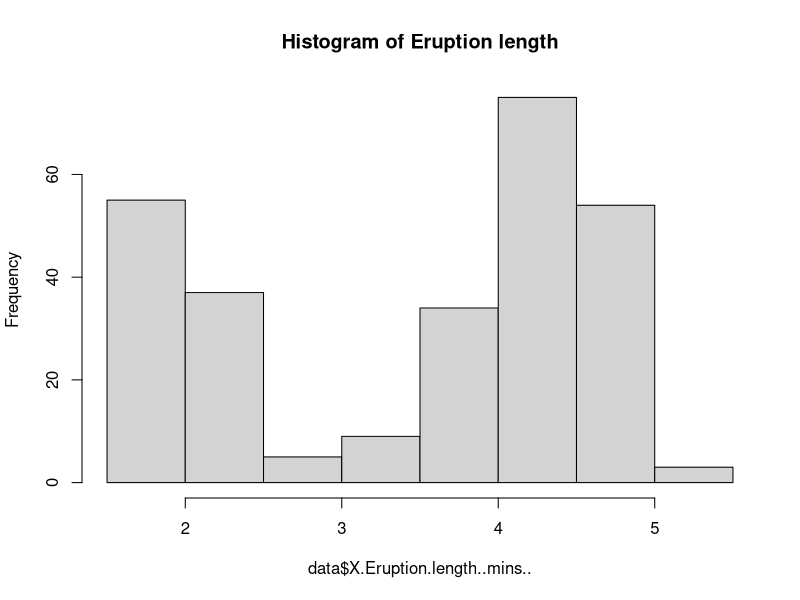
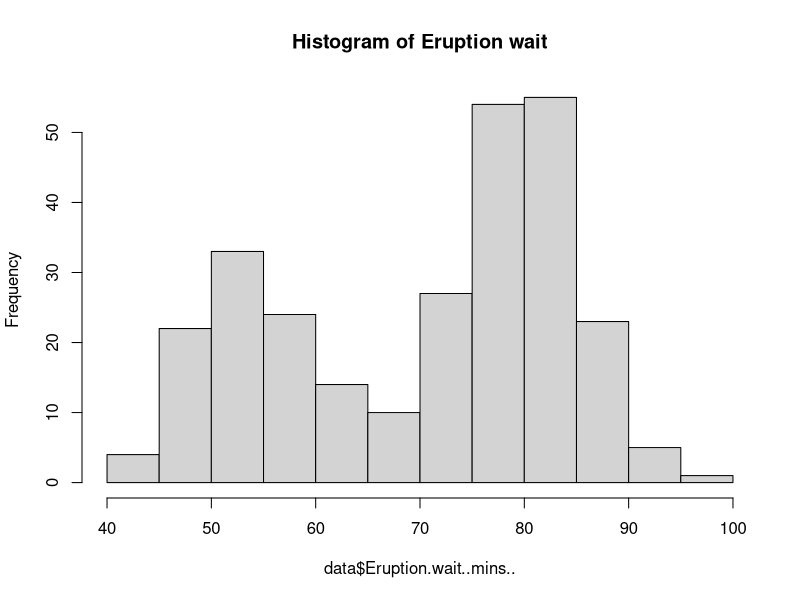
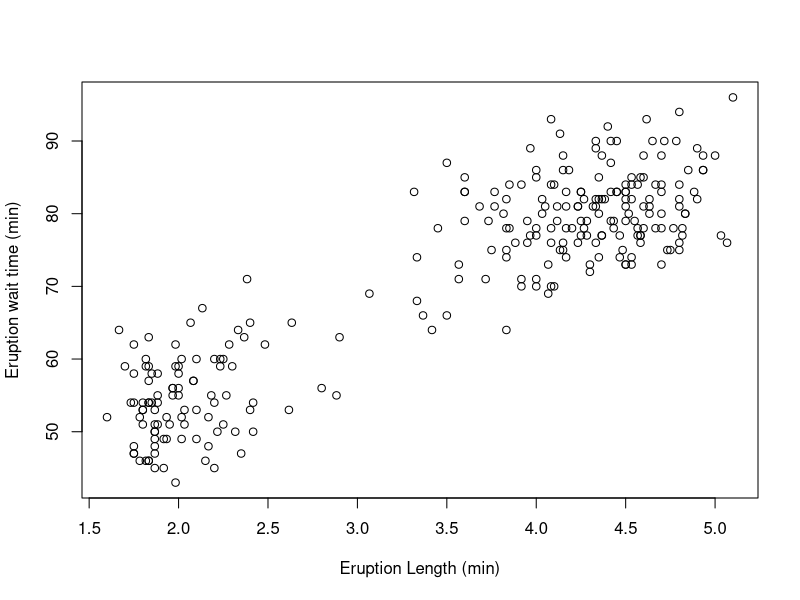

The R script that drew these images, in order:
## ---- chunk 1
data <- read.csv("data/OldFaithful_geyser.csv")
## ---- chunk 2
head(data)
summary(data)
## ---- chunk 3
hist(data$X.Eruption.length..mins.., main="Histogram of Eruption length")
hist(data$Eruption.wait..mins.., main="Histogram of Eruption wait")
## ---- chunk 4
plot(data$X.Eruption.length..mins..,data$Eruption.wait..mins..,xlab = "Eruption Length (min)", ylab = "Eruption wait time (min)")
